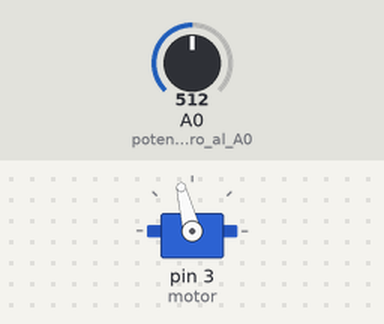
Bench run of a sketch on a simulated Arduino Uno, built with avr-gcc and run on an emulated ATmega328P. On the bench: servo. Inputs (shaded band) come from the test bench; at power-on: A0 (potenciometro_al_A0) = 512.

Above: at 1.2 s.
1.3 s: A0 (potenciometro_al_A0) set to 716
At 1.6 s:
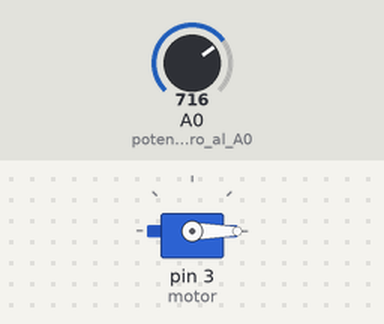
2.8 s: A0 (potenciometro_al_A0) set to 900
At 3.9 s:
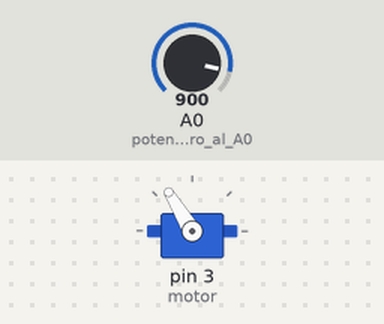
4.3 s: A0 (potenciometro_al_A0) set to 122
At 5.0 s:
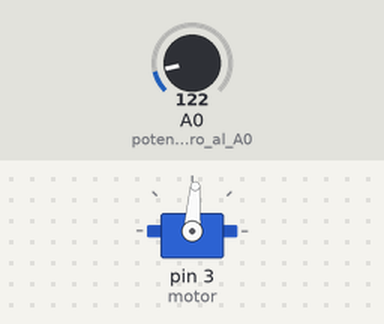
5.8 s: A0 (potenciometro_al_A0) set to 0
At 6.4 s:
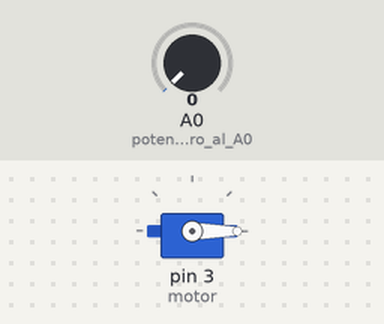
Timing chart, 0 to 8.3 s (numbered marks = the images above; inputs shaded):
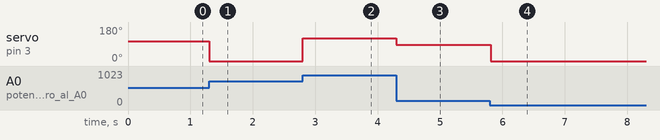

Measured:
- after the input at 1.3 s, servo on pin 3 (motor): 104° → 0° at once
- after the input at 2.8 s, servo on pin 3 (motor): 0° → 121° at once
- after the input at 4.3 s, servo on pin 3 (motor): 121° → 86° at once
- after the input at 5.8 s, servo on pin 3 (motor): 86° → 0° at once

The sketch:

servo.ino
```cpp
//motor servo controlado por potenciometro
#include <Servo.h>
int motor = 3; //señal del servo al pin 3
int pot;
Servo miservo;

void setup(){
  miservo.attach(motor);
  pinMode(A0, INPUT); //potenciometro al A0
}

void loop(){
  // put your main code here, to run repeatedly:
  pot = analogRead(A0);
  miservo.write((pot*180)/255);
  delay(10);
}
```
